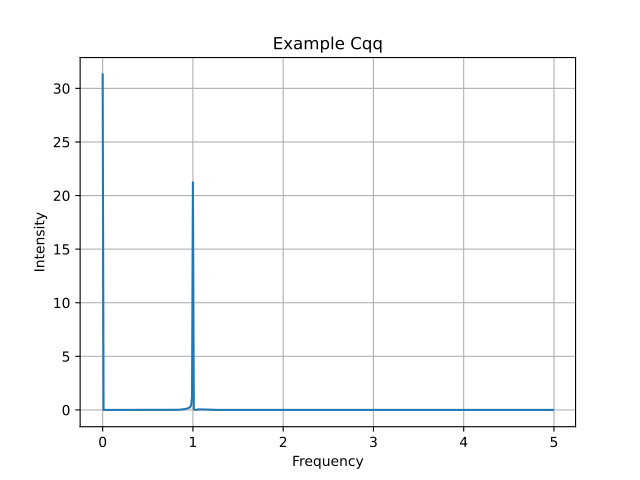

Write Python code to recreate this figure.
import numpy as np
import matplotlib.pyplot as plt

data = np.loadtxt("../../examples/power_spectrum_q.dat")

x = data[:, 0]
y = data[:, 1]

plt.plot(x, y)
plt.xlabel("Frequency")
plt.ylabel("Intensity")
plt.title("Example Cqq")
plt.grid()
